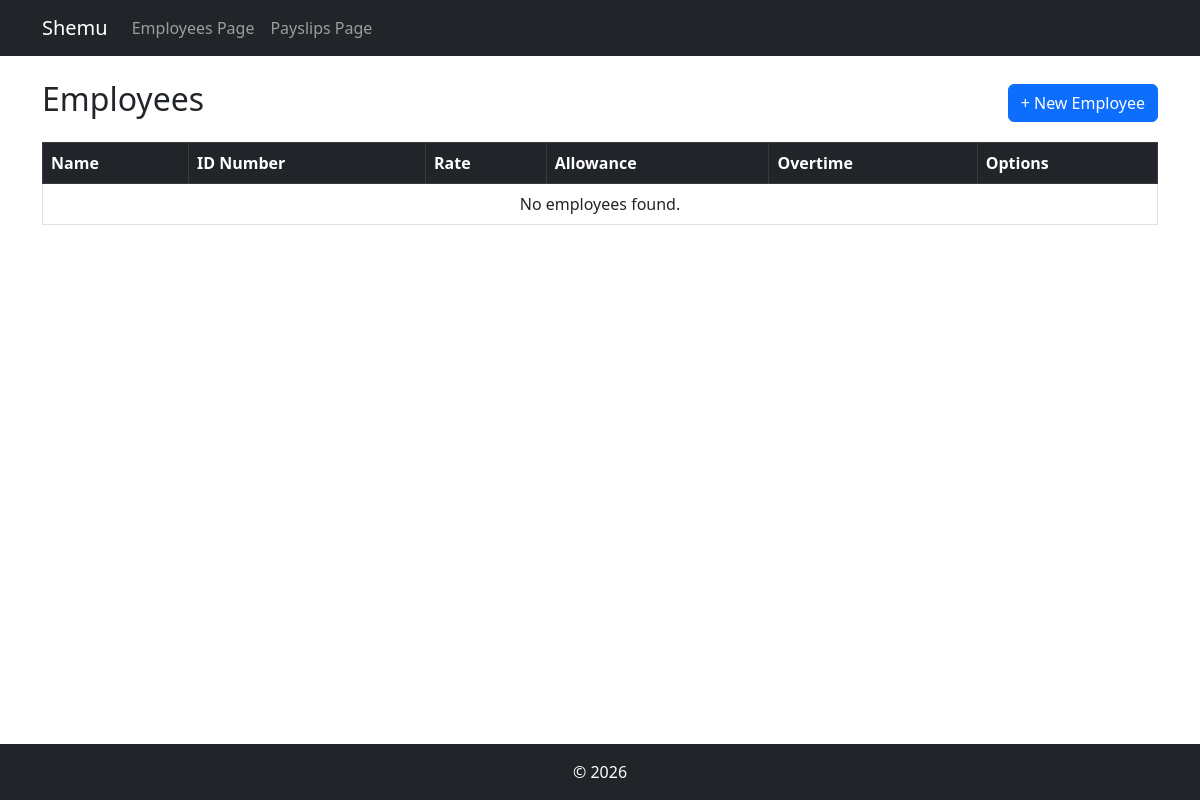
/, run on an earlier commit of the app's database.
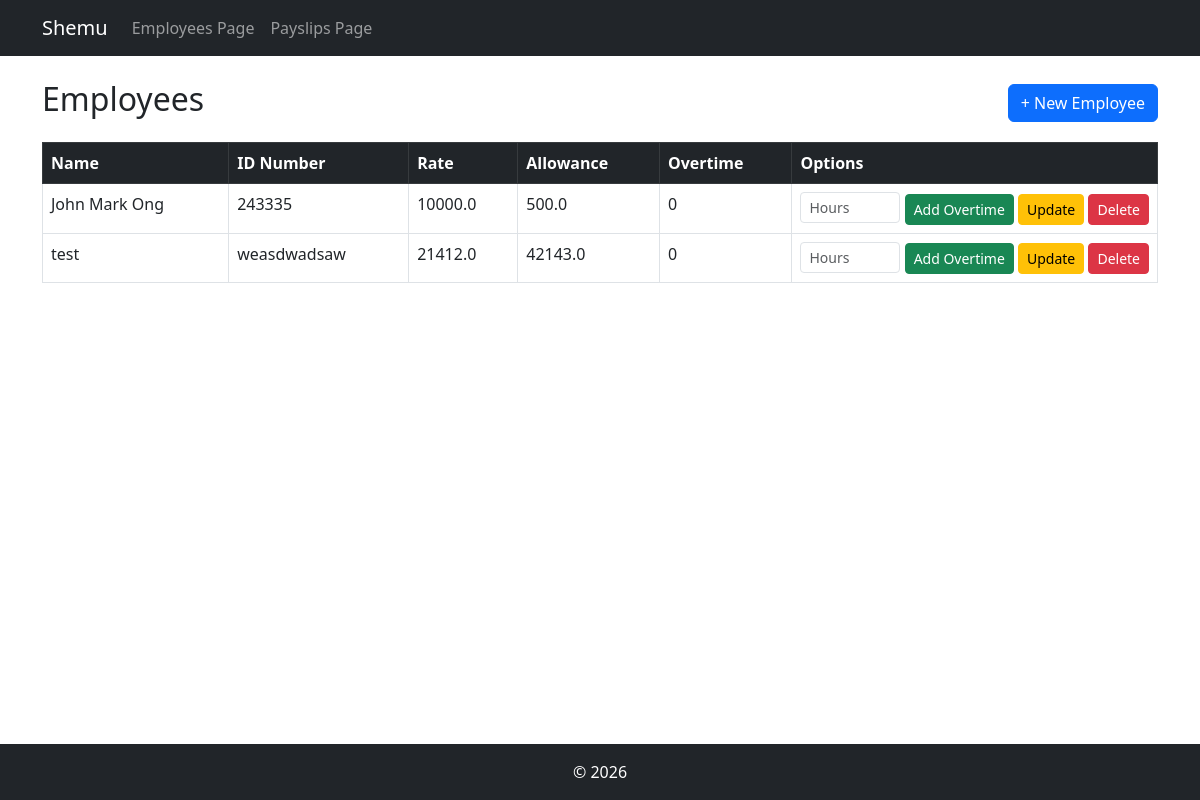
And on a later commit of the database.
### payroll_app/models.py (models this page shows, shortened)
class Employee(models.Model):
    name = models.CharField(max_length=100)
    id_number = models.CharField(max_length=50, unique=True)
    rate = models.FloatField()
    overtime_pay = models.FloatField(null=True, blank=True)
    allowance = models.FloatField(null=True, blank=True)

### payroll_app/views.py (the view)
# urls.py: path('', views.home, name='home'),
def home(request):
    employees = Employee.objects.all()
    '''if request.method == 'POST':
        if 'add_overtime' in request.POST:
            emp_id = request.POST.get('emp_id')
            hours = float(request.POST.get('hours', 0))
            emp = get_object_or_404(Employee, id_number=emp_id)
            # Overtime = (Rate/160) x 1.5 x Overtime Hours
            added_ot = (emp.getRate() / 160) * 1.5 * hours
            emp.overtime_pay = emp.getOvertime() + added_ot
            emp.save()
            return redirect('home')
        elif 'delete_employee' in request.POST:
            emp_id = request.POST.get('emp_id')
            emp = get_object_or_404(Employee, id_number=emp_id)
            emp.delete()
            return redirect('home')'''
    return render(request, 'payroll_app/home.html', {'employees': employees})

### payroll_app/templates/payroll_app/home.html (shortened to what this page needs)
{% extends 'payroll_app/base.html' %}
{% block content %}
<div class="d-flex justify-content-between align-items-center mb-3">
    <h2>Employees</h2>
    <a href="{% url 'create_employee' %}" class="btn btn-primary">+ New Employee</a>
</div>
<table class="table table-bordered table-hover">
    <thead class="table-dark">
        <tr>
            <th>Name</th>
            <th>ID Number</th>
            <th>Rate</th>
            <th>Allowance</th>
            <th>Overtime</th>
            <th>Options</th>
        </tr>
    </thead>
    <tbody>
        {% for employee in employees %}
        <tr>
            <td>{{ employee.name }}</td>
            <td>{{ employee.id_number }}</td>
            <td>{{ employee.rate }}</td>
            <td>{{ employee.allowance|default:"0" }}</td>
            <td>{{ employee.overtime_pay|default:"0" }}</td>
            <td class="text-nowrap" style="width: 1%;">
                <form method="POST" action="{% url 'add_overtime' employee.pk %}" class="d-inline">
                    <input type="number" name="overtime_hours" class="form-control form-control-sm d-inline" style="width: 100px;" placeholder="Hours" min="0" step="1">
                    <button type="submit" class="btn btn-success btn-sm">Add Overtime</button>
                </form>
                <a href="{% url 'update_employee' employee.pk %}" class="btn btn-warning btn-sm">Update</a>
                <a href="{% url 'delete_employee' employee.pk %}" class="btn btn-danger btn-sm" onclick="return confirm('Are you sure you want to delete {{ employee.name }}?')">Delete</a>
            </td>
        </tr>
        {% empty %}
        <tr>
            <td colspan="6" class="text-center">No employees found.</td>
        </tr>
        {% endfor %}
    </tbody>
</table>
{% endblock %}

What changed in the data, as far as the page shows it:
added Employee: name "John Mark Ong", id_number "243335", rate "10000.0", allowance "500.0", overtime_pay "0"
added Employee: name "test", id_number "weasdwadsaw", rate "21412.0", allowance "42143.0", overtime_pay "0"
Also different on the page:
text no longer shown: "No employees found."
